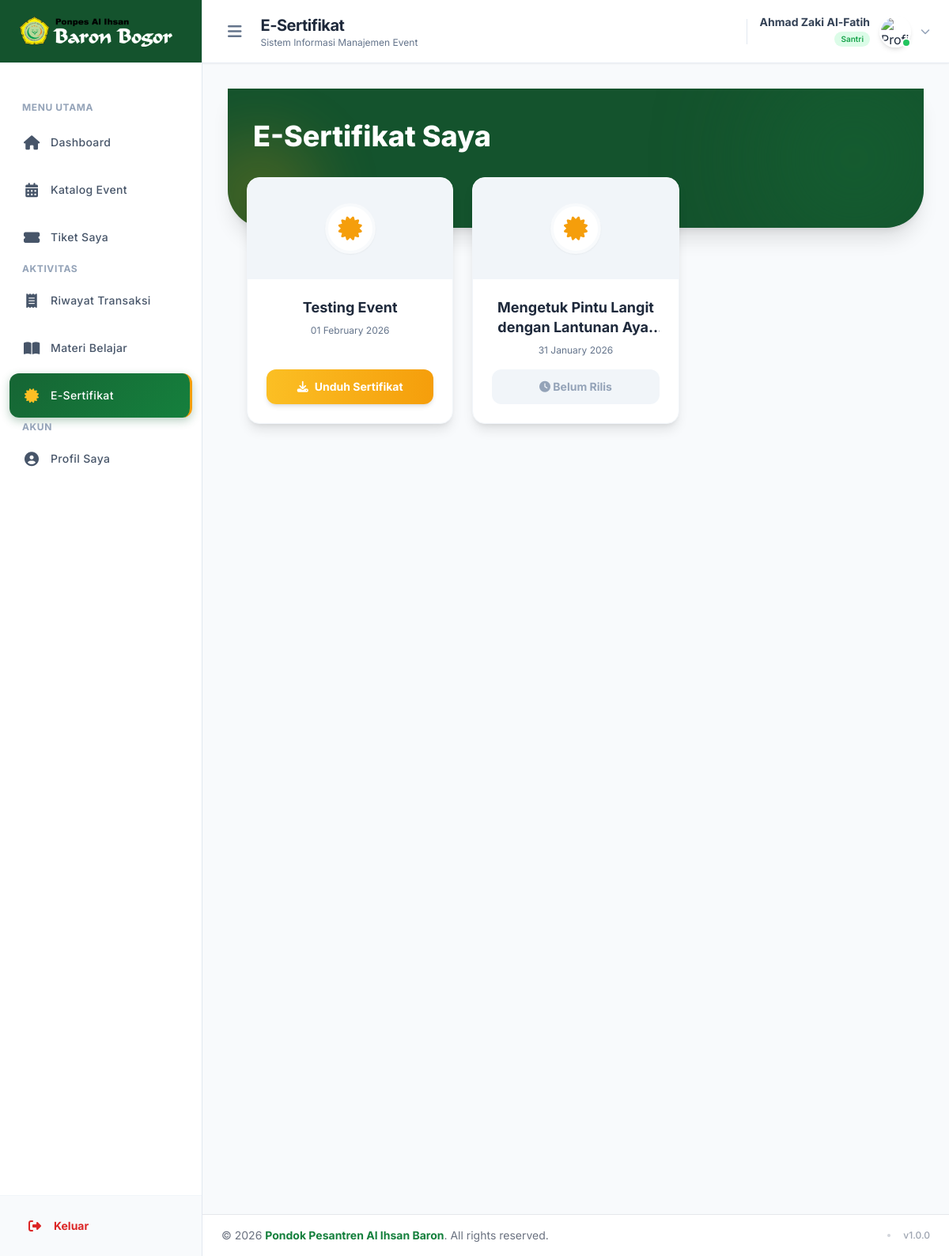
Page /user/sertifikat.php (signed in) on the committed database.
### tables this page shows
CREATE TABLE `pendaftaran` (
  `id` int NOT NULL,
  `workshop_id` int NOT NULL,
  `santri_id` int DEFAULT NULL,
  `nama_peserta` varchar(255) NOT NULL,
  `jenis_kelamin` varchar(20) DEFAULT NULL,
  `email_peserta` varchar(255) NOT NULL,
  `telepon_peserta` varchar(20) DEFAULT NULL,
  `kode_unik` varchar(100) NOT NULL,
  `qr_source` varchar(255) DEFAULT NULL,
  `last_accessed_at` timestamp NULL DEFAULT NULL,
  `status_pembayaran` enum('pending','paid','failed','free') NOT NULL DEFAULT 'pending',
  `status_kehadiran` enum('absen','hadir') NOT NULL DEFAULT 'absen',
  `sertifikat_status` enum('belum_dikirim','terkirim') NOT NULL DEFAULT 'belum_dikirim',
  `sertifikat_nomor` varchar(255) DEFAULT NULL,
  `created_at` timestamp NOT NULL DEFAULT CURRENT_TIMESTAMP,
  `payment_url` text,
  `payment_expiry` datetime DEFAULT NULL,
  `check_in_at` datetime DEFAULT NULL,
  `check_out_at` datetime DEFAULT NULL,
  `status_denda` enum('aman','kena_denda','lunas') DEFAULT 'aman',
  `didaftarkan_oleh` enum('admin','user','mandiri') NOT NULL DEFAULT 'admin'
);

CREATE TABLE `workshops` (
  `id` int NOT NULL,
  `penyelenggara_id` int NOT NULL,
  `judul` varchar(255) NOT NULL,
  `visibilitas` enum('public','internal') DEFAULT 'public',
  `deskripsi` text NOT NULL,
  `poster` varchar(255) DEFAULT NULL,
  `tanggal_waktu` datetime NOT NULL,
  `jam_selesai` datetime DEFAULT NULL,
  `lokasi` varchar(255) NOT NULL,
  `tipe_event` enum('gratis','berbayar') NOT NULL DEFAULT 'gratis',
  `harga` int DEFAULT '0',
  `nominal_denda` decimal(10,2) DEFAULT '0.00',
  `sertifikat_template` varchar(255) DEFAULT NULL,
  `sertifikat_prefix` varchar(100) DEFAULT NULL,
  `sertifikat_nomor_awal` int NOT NULL DEFAULT '1',
  `sertifikat_nama_fs` int NOT NULL DEFAULT '120',
  `sertifikat_nama_y_percent` decimal(7,2) NOT NULL DEFAULT '50.00',
  `sertifikat_nama_x_percent` decimal(7,2) NOT NULL DEFAULT '50.00',
  `sertifikat_nomor_fs` int NOT NULL DEFAULT '40',
  `sertifikat_nomor_y_percent` decimal(7,2) NOT NULL DEFAULT '60.00',
  `sertifikat_font` varchar(255) DEFAULT 'Poppins-SemiBold.ttf',
  `sertifikat_orientasi` enum('portrait','landscape') NOT NULL DEFAULT 'portrait',
  `sertifikat_nomor_x_percent` decimal(7,2) NOT NULL DEFAULT '50.00',
  `created_at` timestamp NOT NULL DEFAULT CURRENT_TIMESTAMP,
  `is_kuesioner_active` tinyint(1) DEFAULT '0',
  `is_diskusi_active` tinyint(1) DEFAULT '1'
);

### user/sertifikat.php (the view, shortened to what this page needs)
<?php
require_once '../core/koneksi.php';
require_once 'templates/header.php';
$santri_id = $_SESSION['santri_id'];
try {
    $sql = "SELECT p.id as pendaftaran_id, p.sertifikat_nomor,
                   w.id as workshop_id, w.judul, w.tanggal_waktu, w.lokasi, w.sertifikat_template, w.is_kuesioner_active,
                   -- Parameter 1: Untuk subquery cek jawaban
                   (SELECT COUNT(*) FROM workshop_answers wa WHERE wa.workshop_id = w.id AND wa.santri_id = :sid1) as is_filled
            FROM pendaftaran p
            JOIN workshops w ON p.workshop_id = w.id
            -- Parameter 2: Untuk filter pendaftaran utama
            WHERE p.santri_id = :sid2
            AND p.status_kehadiran = 'hadir'
            ORDER BY w.tanggal_waktu DESC";
    $stmt = $pdo->prepare($sql);
    $stmt->execute([
        'sid1' => $santri_id,
        'sid2' => $santri_id
    ]);
    $sertifikats = $stmt->fetchAll(PDO::FETCH_ASSOC);
} catch (PDOException $e) {
    echo "<div class='bg-red-500 text-white p-4'>Error: " . $e->getMessage() . "</div>";
    $sertifikats = [];
}
?>
<div class="min-h-screen bg-slate-50 font-sans pb-20">
    <div class="bg-primary-900 pb-24 pt-10 px-4 rounded-b-[3rem] shadow-xl relative overflow-hidden">
        <div
            class="absolute top-0 right-0 -mt-10 -mr-10 w-64 h-64 bg-primary-800 rounded-full opacity-50 blur-3xl animate-pulse-subtle">
        </div>
        <div class="max-w-6xl mx-auto px-4 relative z-10">
            <h1 class="text-3xl md:text-4xl font-extrabold text-white leading-tight">E-Sertifikat Saya</h1>
        </div>
    </div>
    <div class="max-w-6xl mx-auto px-4 sm:px-6 -mt-16 relative z-20 space-y-8">
        <?php if (count($sertifikats) > 0): ?>
            <div class="grid grid-cols-1 md:grid-cols-2 lg:grid-cols-3 gap-6">
                <?php foreach ($sertifikats as $row):
                    $is_ready = !empty($row['sertifikat_template']);
                    $can_download = ($row['is_kuesioner_active'] == 0 || $row['is_filled'] > 0);
                    ?>
                    <div
                        class="bg-white rounded-2xl shadow-lg border border-slate-100 overflow-hidden hover:shadow-xl transition-all duration-300 group flex flex-col h-full">
                        <div class="h-32 bg-slate-100 relative overflow-hidden flex items-center justify-center">
                            <div
                                class="w-16 h-16 bg-white rounded-full flex items-center justify-center shadow-sm z-10 text-gold-500 border-4 border-slate-50">
                                <i class="fas fa-certificate text-3xl"></i>
                            </div>
                        </div>
                        <div class="p-6 flex-1 flex flex-col text-center">
                            <h3 class="font-bold text-slate-800 text-lg leading-snug mb-2 line-clamp-2">
                                <?= htmlspecialchars($row['judul']) ?>
                            </h3>
                            <p class="text-xs text-slate-500 mb-4">
                                <?= date('d F Y', strtotime($row['tanggal_waktu'])) ?>
                            </p>
                            <div class="mt-auto">
                                <?php if (!$is_ready): ?>
                                    <button disabled
                                        class="w-full bg-slate-100 text-slate-400 font-bold py-3 rounded-xl cursor-not-allowed text-sm">
                                        <i class="fas fa-clock"></i> Belum Rilis
                                    </button>
                                <?php elseif ($can_download): ?>
                                    <a href="download_sertifikat.php?id=<?= $row['pendaftaran_id'] ?>" target="_blank"
                                        class="w-full flex items-center justify-center gap-2 bg-gradient-to-r from-gold-400 to-gold-500 hover:from-gold-500 hover:to-gold-600 text-white font-bold py-3 rounded-xl shadow-md transition-all text-sm">
                                        <i class="fas fa-download"></i> Unduh Sertifikat
                                    </a>
                                <?php endif; ?>
                            </div>
                        </div>
                    </div>
                <?php endforeach; ?>
            </div>
        <?php else: ?>
            <div class="bg-white rounded-3xl p-10 text-center shadow-sm border border-slate-200">
                <p class="text-slate-500">Belum ada sertifikat. Pastikan status Anda "Hadir".</p>
            </div>
        <?php endif; ?>
    </div>
</div>
<?php require_once 'templates/footer.php'; ?>

### user/templates/header.php (style rules this page uses)
body { font-family: 'Inter', sans-serif; }

### rows in the picture
pendaftaran: workshop.judul "Testing Event", workshop.tanggal_waktu "01 February 2026"
pendaftaran: workshop.judul "Mengetuk Pintu Langit dengan Lantunan…", workshop.tanggal_waktu "31 January 2026", shows "Belum Rilis"

### other values in the picture
$title "MENU UTAMA AKTIVITAS AKUN"
$label "Dashboard Katalog Event Tiket Saya Riwayat Transaksi Materi Belajar E-Sertifikat Profil Saya"
$page_title "E-Sertifikat"
$nama_user "Ahmad Zaki Al-Fatih"
